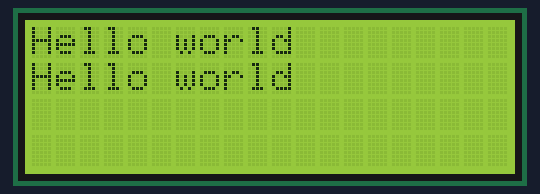
The program below on a simulated Raspberry Pi (BCM pin numbers). On the bench: 20×4 character LCD. Library files of the repository ran but are not shown: I2C_LCD_driver.py. At 0.3 s the program stops and its outputs stay as they are.

Above: at 0.4 s.

The program:

display.py
```python
import I2C_LCD_driver
import socket
import fcntl
import struct
from time import *

mylcd = I2C_LCD_driver.lcd()
mylcd.lcd_display_string("Hello world", 1)
mylcd.lcd_display_string("Hello world", 2)


#### Position
# mylcd.lcd_display_string("Hello World!", 2, 3)


#### CLEAR SCREEN
# mylcd.lcd_display_string("This is how you", 1)
# sleep(1)
# mylcd.lcd_clear()
# mylcd.lcd_display_string("clear the screen", 1)
# sleep(1)
# mylcd.lcd_clear()


#### Blink text
# while True:
#     mylcd.lcd_display_string(u"Hello world!")
#     time.sleep(1)
#     mylcd.lcd_clear()
#     time.sleep(1)


#### Print datetime
# while True:
#     mylcd.lcd_display_string("Time: %s" %time.strftime("%H:%M:%S"), 1)
#     mylcd.lcd_display_string("Date: %s" %time.strftime("%m/%d/%Y"), 2)


#### Print IP address
# def get_ip_address(ifname):
#     s = socket.socket(socket.AF_INET, socket.SOCK_DGRAM)
#     return socket.inet_ntoa(fcntl.ioctl(
#         s.fileno(),
#         0x8915,
#         struct.pack('256s', ifname[:15])
#     )[20:24])
#
# mylcd.lcd_display_string("IP Address:", 1)
# mylcd.lcd_display_string(get_ip_address('eth0'), 2)


#### String scroll right to left
# str_pad = " " * 16
# my_long_string = "This is a string that needs to scroll"
# my_long_string = str_pad + my_long_string

# while True:
#     for i in range (0, len(my_long_string)):
#         lcd_text = my_long_string[i:(i+16)]
#         mylcd.lcd_display_string(lcd_text,1)
#         sleep(0.4)
#         mylcd.lcd_display_string(str_pad,1)


#Programa: Display LCD I2C com Raspberry Pi
#Autor: Arduino e Cia

# import I2C_LCD_driver
# import socket
# import fcntl
# import struct
# import time

# lcdi2c = I2C_LCD_driver.lcd()

# #Exibe informacoes iniciais
# lcdi2c.lcd_display_string("Arduino e Cia", 1,1)
# lcdi2c.lcd_display_string("LCD I2C e RPi", 2,1)
# time.sleep(4)

# #Apaga o display
# lcdi2c.lcd_clear()

# def get_ip_address(ifname):
#     s = socket.socket(socket.AF_INET, socket.SOCK_DGRAM)
#     return socket.inet_ntoa(fcntl.ioctl(
#         s.fileno(),
#         0x8915,
#         struct.pack('256s', ifname[:15])
#     )[20:24])

# #Mostra o endereco IP
# lcdi2c.lcd_display_string("IP", 1)
# lcdi2c.lcd_display_string(get_ip_address('wlan0'), 1,3)

# while True:
# #Mostra a data no display
#     lcdi2c.lcd_display_string("Data: %s" %time.strftime("%d/%m/%y"), 2,1)
```
